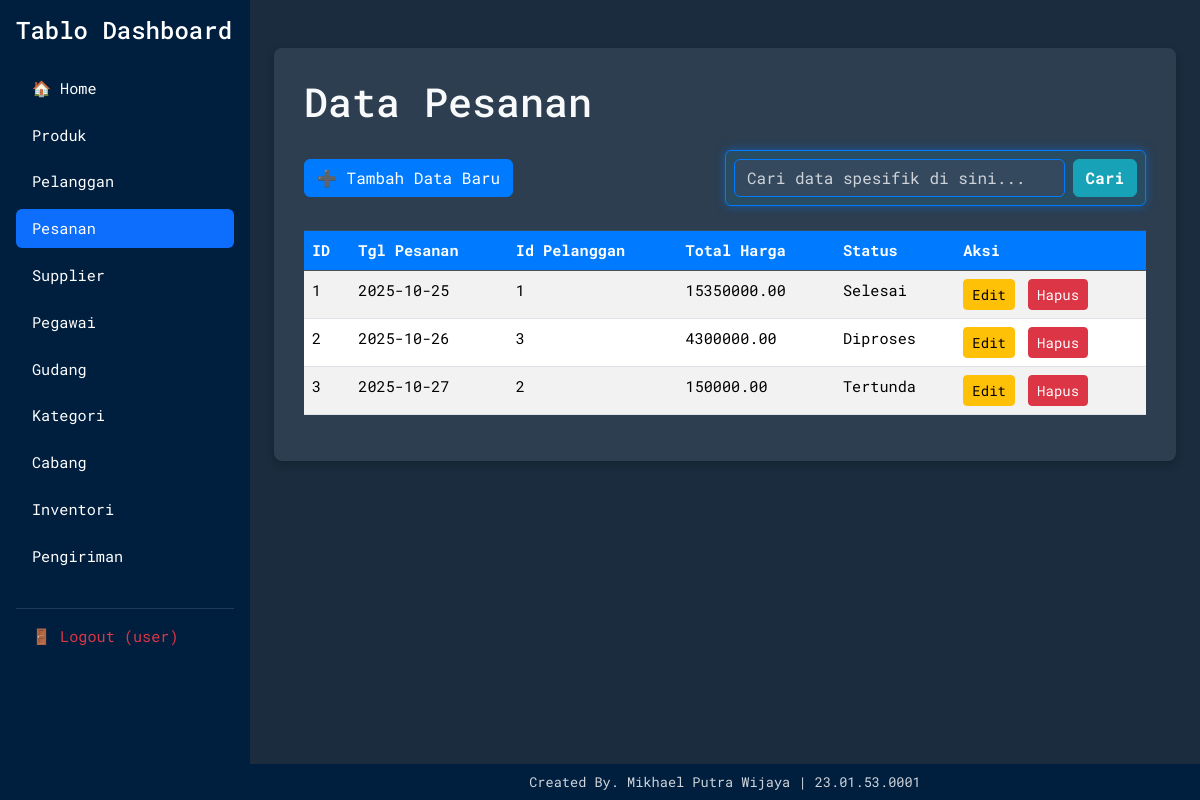
Screenshot of /data_tabel.php?table=pesanan (signed in) with the database file from the repository.
### tables this page shows
CREATE TABLE `pesanan` (
  `id` int(11) NOT NULL,
  `tgl_pesanan` date NOT NULL,
  `id_pelanggan` int(11) DEFAULT NULL,
  `total_harga` decimal(10,2) NOT NULL,
  `status` varchar(50) NOT NULL
);

### config.php (called while the page is built, shortened)
<?php
$tables = [
    'produk' => ['nama_produk', 'harga', 'stok'],
    'pelanggan' => ['nama_pelanggan', 'alamat', 'email', 'telepon'],
    'pesanan' => ['tgl_pesanan', 'id_pelanggan', 'total_harga', 'status'],
    'supplier' => ['nama_supplier', 'kontak', 'kota'],
    'pegawai' => ['nama_pegawai', 'jabatan', 'tgl_masuk'],
    'gudang' => ['lokasi', 'kapasitas', 'status_gudang'],
    'kategori' => ['nama_kategori', 'keterangan'],
    'cabang' => ['nama_cabang', 'alamat_cabang'],
    'inventori' => ['nama_barang', 'jumlah', 'tgl_update'],
    'pengiriman' => ['no_resi', 'id_pesanan', 'kurir', 'tujuan'],
];
function getTableFields($tableName) {
    global $tables;
    return $tables[$tableName] ?? null;
}
?>

### data_tabel.php (the view, shortened to what this page needs)
<?php
include 'koneksi.php';
include 'config.php';
$tableName = $_GET['table'] ?? 'produk';
$fields = getTableFields($tableName); $keyword = $_GET['keyword'] ?? '';
$result = false; $status = ''; $isError = false;
if (!$fields) { $status = "Error: Tabel '$tableName' tidak terdaftar."; $fields = ['Error']; $isError = true; }
else {
    $field_list = implode(', ', $fields); $where_clause = ''; $bind_types = ''; $bind_values = [];
    $sql = "SELECT id, $field_list FROM $tableName" . $where_clause;
    if (!empty($keyword)) {
        $stmt = $koneksi->prepare($sql);
        if ($stmt === false) { $status = "Error prepared statement: " . $koneksi->error; $isError = true; }
        else {
            $bind_params = array_merge([$bind_types], $bind_values);
            call_user_func_array([$stmt, 'bind_param'], array_by_ref($bind_params));
            $stmt->execute();
            $result = $stmt->get_result();
            $stmt->close();
        }
    } else {
        $result = $koneksi->query($sql);
    }
}
?>
<!DOCTYPE html>
<html lang="en">
<head>
    <link href="https://cdn.jsdelivr.net/npm/bootstrap@5.3.3/dist/css/bootstrap.min.css" rel="stylesheet">
    <link rel="stylesheet" href="style.css">
</head>
<body>
    <div class="d-flex">
        <?php include 'menu.php'; ?>
        <div class="content flex-grow-1 p-4" style="margin-left: 250px;">
            <div class="container mt-4">
                <h1 class="mb-4">Data <?php echo ucwords(str_replace('_', ' ', $tableName)); ?></h1>
                <div class="d-flex justify-content-between align-items-center mb-4">
                    <?php if (!$isError): ?>
                        <a href="tambah.php?table=<?php echo $tableName; ?>" class="btn btn-primary me-3">➕ Tambah Data Baru</a>
                    <?php endif; ?>
                    <form method="GET" action="data_tabel.php" class="d-flex search-bar-highlight p-2 rounded w-50">
                        <input type="text" name="keyword" class="form-control me-2" placeholder="Cari data spesifik di sini..." value="<?php echo htmlspecialchars($keyword); ?>">
                        <button class="btn btn-info" type="submit">Cari</button>
                    </form>
                </div>
                <div class="table-responsive">
                    <table class="table table-striped table-hover">
                        <thead class="table-dark"><tr><th>ID</th>
                                <?php foreach ($fields as $field): ?><th><?php echo ucwords(str_replace('_', ' ', $field)); ?></th><?php endforeach; ?>
                                <th>Aksi</th></tr></thead>
                        <tbody>
                            <?php
                            $colspan_count = count($fields) + 2;
                            if ($result && $result->num_rows > 0) {
                                while($row = $result->fetch_assoc()) {
                                    echo "<tr><td>" . htmlspecialchars($row["id"]) . "</td>";
                                    foreach ($fields as $field) { echo "<td>" . htmlspecialchars($row[$field] ?? '-') . "</td>"; }
                                    echo "<td>
                                        <a href='edit.php?table=$tableName&id=" . htmlspecialchars($row["id"]) . "' class='btn btn-sm btn-warning me-1'>Edit</a>
                                        <a href='delete.php?table=$tableName&id=" . htmlspecialchars($row["id"]) . "' class='btn btn-sm btn-danger' onclick=\"return confirm('Yakin menghapus data ID " . htmlspecialchars($row["id"]) . "?');\">Hapus</a>
                                    </td></tr>";
                                }
                            } else {
                                echo "<tr><td colspan='$colspan_count' class='text-center'>Tidak ditemukan data di tabel " . ucwords(str_replace('_', ' ', $tableName)) . ".</td></tr>";
                            }
                            ?>
                        </tbody>
                    </table>
                </div>
            </div>
        </div>
    </div>
    <footer class="app-footer text-center">
        <div class="footer-content">
            Created By. Mikhael Putra Wijaya | 23.01.53.0001
        </div>
    </footer>
</body>
</html>

### style.css (style rules this page uses)
body { background-color: #1a2c3e; color: #f8f9fa; font-family: 'Roboto Mono', monospace; padding-bottom: 50px; font-size: 0.95rem; }
.container, .content .container { background-color: #2c3e50; border-radius: 8px; box-shadow: 0 4px 8px rgba(0, 0, 0, 0.2); padding: 30px; }
.btn-primary { background-color: #007bff; border-color: #007bff; }
.form-control { background-color: #34495e; color: #f8f9fa; border: 1px solid #4a627a; }
.form-control::placeholder { color: #ced4da !important; opacity: 1; }
.table { color: #f8f9fa; }
.table thead th { background-color: #007bff; color: #ffffff; }
.table tbody tr { background-color: #2c3e50; }
.table td, .table th { border-top: 1px solid #34495e; }
.search-bar-highlight { background-color: rgba(0, 191, 255, 0.1); border: 1px solid #007bff; box-shadow: 0 0 10px rgba(0, 123, 255, 0.5); }
.search-bar-highlight .form-control { background-color: #34495e; color: #f8f9fa; border-color: #007bff; }
.btn-info { background-color: #17a2b8; border-color: #17a2b8; color: #fff; font-weight: bold; }
.app-footer { background-color: #001f3f; color: #ced4da; font-size: 0.85rem; width: 100%; position: fixed; bottom: 0; left: 0; z-index: 100; }
.app-footer .footer-content { margin-left: 250px; padding: 8px 15px; display: block; }

### rows the page displays
pesanan: id "1", tgl_pesanan "2025-10-25", id_pelanggan "1", total_harga "15350000.00", status "Selesai"
pesanan: id "2", tgl_pesanan "2025-10-26", id_pelanggan "3", total_harga "4300000.00", status "Diproses"
pesanan: id "3", tgl_pesanan "2025-10-27", id_pelanggan "2", total_harga "150000.00", status "Tertunda"

### other values shown
$display_name "Produk"
$display_name "Pelanggan"
$display_name "Pesanan"
$display_name "Supplier"
$display_name "Pegawai"
$display_name "Gudang"
$display_name "Kategori"
$display_name "Cabang"
$display_name "Inventori"
$display_name "Pengiriman"
$username_display "(user)"
str_replace('_', ' ', $tableName) "Pesanan"
str_replace('_', ' ', $field) "Tgl Pesanan"
str_replace('_', ' ', $field) "Id Pelanggan"
str_replace('_', ' ', $field) "Total Harga"
